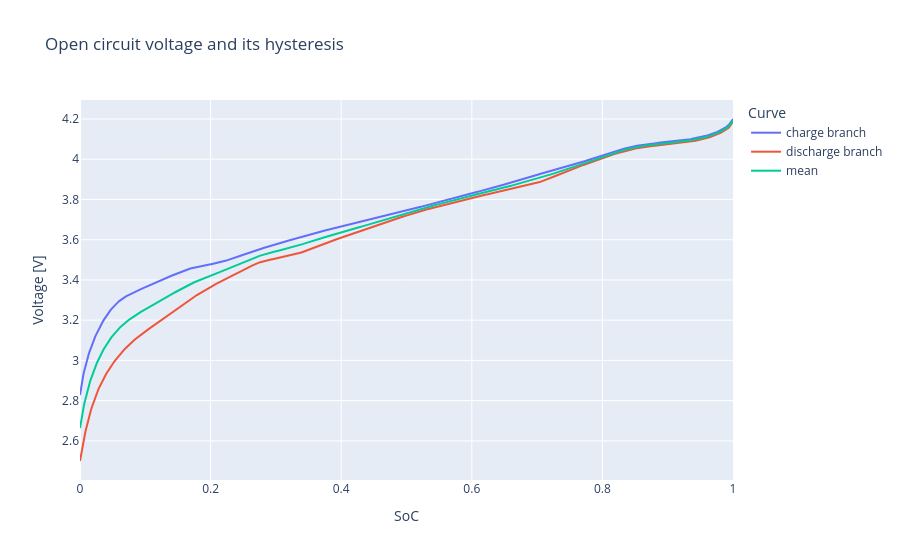

Write notebook code for a chart like this one.
### Code cell
fig = go.Figure()
for column, label in (
    ("charge_voltage_V", "charge branch"),
    ("discharge_voltage_V", "discharge branch"),
    ("mean_voltage_V", "mean"),
):
    fig.add_trace(
        go.Scatter(x=fresh.ocv["soc"], y=fresh.ocv[column], mode="lines", name=label)
    )
fig.update_layout(
    title="Open circuit voltage and its hysteresis",
    xaxis_title="SoC",
    yaxis_title="Voltage [V]",
    legend_title="Curve",
)
fig

### Figure 1 — Plotly figure (JSON) as saved in the notebook; plotly's stock layout.template omitted (floating-point values rounded to 4 significant figures; data arrays with more than 128 entries replaced by an {"elided": "..."} marker saying what was removed)
{"data": [{"mode": "lines", "name": "charge branch", "type": "scatter", "x": {"elided": "1001 float values"}, "y": {"elided": "1001 float values"}}, {"mode": "lines", "name": "discharge branch", "type": "scatter", "x": {"elided": "1001 float values"}, "y": {"elided": "1001 float values"}}, {"mode": "lines", "name": "mean", "type": "scatter", "x": {"elided": "1001 float values"}, "y": {"elided": "1001 float values"}}], "layout": {"legend": {"title": {"text": "Curve"}}, "title": {"text": "Open circuit voltage and its hysteresis"}, "xaxis": {"title": {"text": "SoC"}}, "yaxis": {"title": {"text": "Voltage [V]"}}}}
